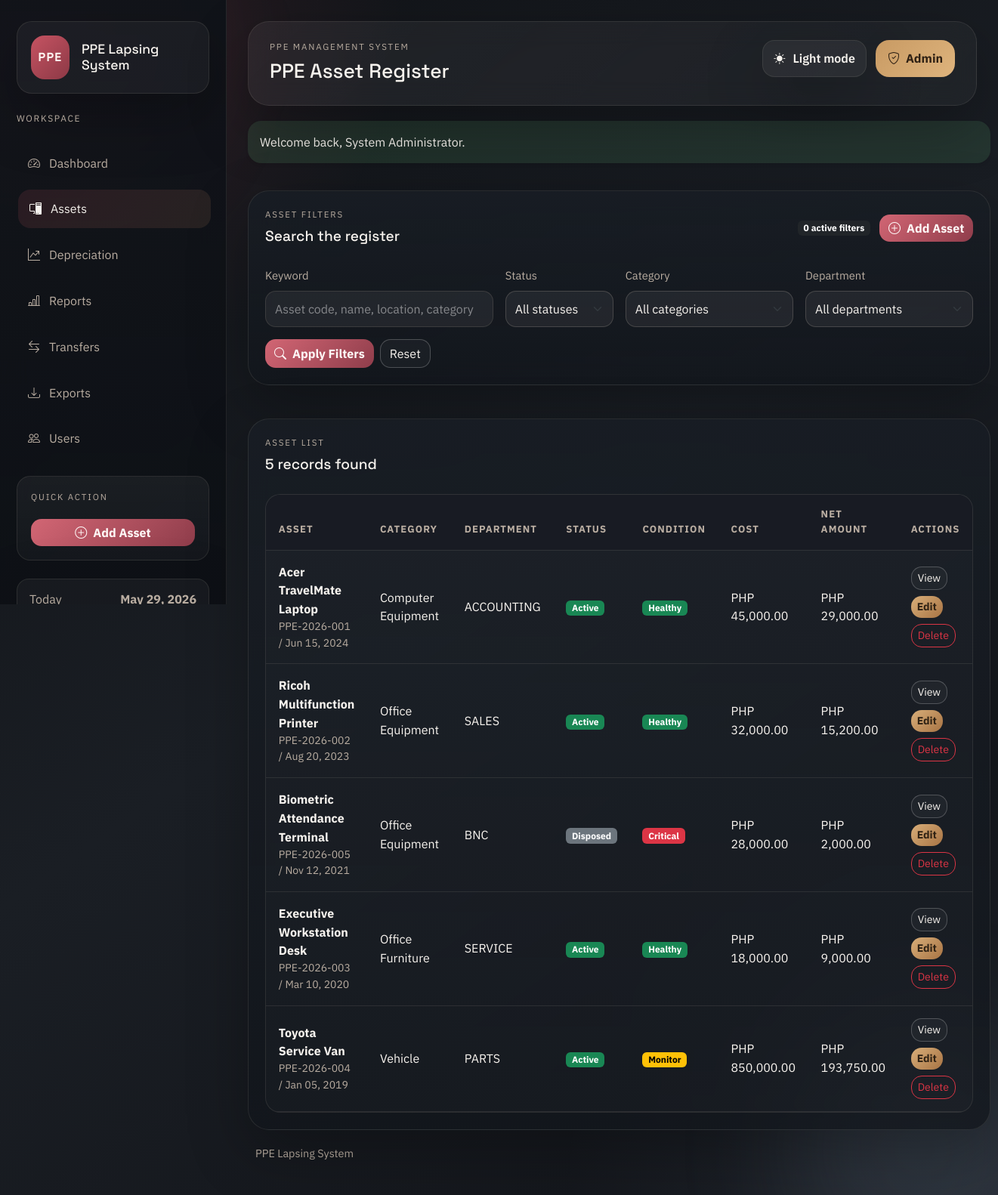
The app's page /modules/assets.php (signed in) with its own data.
### tables this page shows
CREATE TABLE IF NOT EXISTS assets (
    asset_id INT AUTO_INCREMENT PRIMARY KEY,
    asset_code VARCHAR(50) NOT NULL UNIQUE,
    asset_name VARCHAR(150) NOT NULL,
    category_id INT NULL,
    department_id INT NULL,
    acquisition_date DATE NOT NULL,
    acquisition_cost DECIMAL(15,2) NOT NULL,
    additional_amount DECIMAL(15,2) DEFAULT 0,
    salvage_value DECIMAL(15,2) DEFAULT 0,
    useful_life INT NOT NULL,
    depreciation_method VARCHAR(50) DEFAULT 'Straight-line',
    location VARCHAR(150) DEFAULT NULL,
    status ENUM('Active', 'Disposed', 'Fully Depreciated') DEFAULT 'Active',
    remarks TEXT DEFAULT NULL,
    created_at TIMESTAMP DEFAULT CURRENT_TIMESTAMP,
    INDEX idx_assets_status (status),
    INDEX idx_assets_category (category_id),
    INDEX idx_assets_department (department_id),
    CONSTRAINT fk_assets_category
        FOREIGN KEY (category_id) REFERENCES categories(category_id),
    CONSTRAINT fk_assets_department
        FOREIGN KEY (department_id) REFERENCES departments(department_id)
);

CREATE TABLE IF NOT EXISTS categories (
    category_id INT AUTO_INCREMENT PRIMARY KEY,
    category_name VARCHAR(100) NOT NULL,
    UNIQUE KEY uq_category_name (category_name)
);

CREATE TABLE IF NOT EXISTS departments (
    department_id INT AUTO_INCREMENT PRIMARY KEY,
    department_name VARCHAR(100) NOT NULL,
    UNIQUE KEY uq_department_name (department_name)
);

### includes/auth.php (called while the page is built, shortened)
<?php
function current_user(): ?array
{
    return isset($_SESSION['auth_user']) && is_array($_SESSION['auth_user'])
        ? $_SESSION['auth_user']
        : null;
}
function user_has_role(array|string $roles): bool
{
    $user = current_user();
    $roles = is_array($roles) ? $roles : [$roles];
    return in_array($user['role'], $roles, true);
}
function can_manage_assets(): bool
{
    return user_has_role(['Admin', 'Accounting Staff']);
}

### functions/depreciation_function.php (called while the page is built, shortened)
<?php
function fetch_assets(PDO $pdo, array $filters = []): array
{
    $sql = 'SELECT a.*, c.category_name, d.department_name
            FROM assets a
            LEFT JOIN categories c ON c.category_id = a.category_id
            LEFT JOIN departments d ON d.department_id = a.department_id
            WHERE 1=1';
    $params = [];
    $sql .= ' ORDER BY a.acquisition_date DESC, a.asset_name ASC';
    $statement = $pdo->prepare($sql);
    $statement->execute($params);
    return $statement->fetchAll() ?: [];
}
function asset_total_cost(array $asset): float
{
    return round(
        (float) ($asset['acquisition_cost'] ?? 0) + (float) ($asset['additional_amount'] ?? 0),
        2
    );
}
function calculate_annual_depreciation(float $cost, float $salvageValue, int $usefulLife): float
{
    return round(($cost - $salvageValue) / $usefulLife, 2);
}
function generate_depreciation_schedule(array $asset): array
{
    $cost = asset_total_cost($asset);
    $salvageValue = (float) ($asset['salvage_value'] ?? 0);
    $usefulLife = (int) ($asset['useful_life'] ?? 0);
    $acquisitionDate = (string) ($asset['acquisition_date'] ?? '');
    $acquisitionYear = (int) date('Y', strtotime($acquisitionDate));
    $depreciationStartYear = $acquisitionYear + 1;
    $depreciableBase = max($cost - $salvageValue, 0);
    $annualDepreciation = calculate_annual_depreciation($cost, $salvageValue, $usefulLife);
    $accumulated = 0.0;
    $schedule = [
        [
            'depreciation_year' => $acquisitionYear,
            'beginning_value' => round($cost, 2),
            'depreciation_expense' => 0.0,
            'accumulated_depreciation' => 0.0,
            'ending_value' => round($cost, 2),
        ],
    ];
    for ($index = 0; $index < $usefulLife; $index++) {
        $year = $depreciationStartYear + $index;
        $beginningValue = round($cost - $accumulated, 2);
        $remainingDepreciableBase = round($depreciableBase - $accumulated, 2);
        $expense = $index === ($usefulLife - 1)
            ? max($remainingDepreciableBase, 0)
            : min($annualDepreciation, max($remainingDepreciableBase, 0));
        $accumulated = round($accumulated + $expense, 2);
        $endingValue = round(max($cost - $accumulated, $salvageValue), 2);
        $schedule[] = [
            'depreciation_year' => $year,
            'beginning_value' => $beginningValue,
            'depreciation_expense' => round($expense, 2),
            'accumulated_depreciation' => $accumulated,
            'ending_value' => $endingValue,
        ];
    }
    return $schedule;
}
function get_asset_metrics(array $asset, ?int $year = null): array
{
    $evaluationYear = $year ?? CURRENT_YEAR;
    $cost = asset_total_cost($asset);
    $salvageValue = (float) ($asset['salvage_value'] ?? 0);
    $usefulLife = max((int) ($asset['useful_life'] ?? 0), 0);
    $annualDepreciation = calculate_annual_depreciation($cost, $salvageValue, $usefulLife);
    $schedule = generate_depreciation_schedule($asset);
    $acquisitionYear = strtotime((string) ($asset['acquisition_date'] ?? '')) !== false
        ? (int) date('Y', strtotime((string) $asset['acquisition_date']))
        : CURRENT_YEAR;
    $depreciationStartYear = $acquisitionYear + 1;
    $selectedRow = null;
    foreach ($schedule as $row) {
        if ((int) $row['depreciation_year'] <= $evaluationYear) {
            $selectedRow = $row;
        }
    }
    if ($selectedRow === null && $schedule !== [] && $evaluationYear >= (int) end($schedule)['depreciation_year']) {
        $selectedRow = end($schedule);
    }
    $elapsedYears = 0;
    if ($evaluationYear >= $depreciationStartYear && $usefulLife > 0) {
        $elapsedYears = min(($evaluationYear - $depreciationStartYear) + 1, $usefulLife);
    }
    $accumulated = $selectedRow['accumulated_depreciation'] ?? 0.0;
    $carryingAmount = $selectedRow['ending_value'] ?? $cost;
    $remainingYears = max($usefulLife - $elapsedYears, 0);
    $lifeUsedRatio = $usefulLife > 0 ? min($elapsedYears / $usefulLife, 1) : 0.0;
    $isFullyDepreciated = $usefulLife > 0 && ($carryingAmount <= ($salvageValue + 0.01) || $elapsedYears >= $usefulLife);
    $condition = 'Healthy';
    if ($isFullyDepreciated || $remainingYears === 0) {
        $condition = 'Critical';
    } elseif ($lifeUsedRatio >= 0.8 || $remainingYears <= 1) {
        $condition = 'Monitor';
    }
    $metrics = [
        'annual_depreciation' => $annualDepreciation,
        'accumulated_depreciation' => round((float) $accumulated, 2),
        'carrying_amount' => round((float) $carryingAmount, 2),
        'remaining_years' => $remainingYears,
        'elapsed_years' => $elapsedYears,
        'life_used_ratio' => round($lifeUsedRatio, 4),
        'is_fully_depreciated' => $isFullyDepreciated,
        'condition' => $condition,
        'schedule_rows' => $schedule,
        'schedule_year_start' => $schedule[0]['depreciation_year'] ?? $depreciationStartYear,
        'schedule_year_end' => $schedule !== [] ? end($schedule)['depreciation_year'] : $depreciationStartYear,
    ];
    $metrics['anomalies'] = detect_asset_anomalies($asset, $metrics);
    $metrics['anomaly_count'] = count($metrics['anomalies']);
    return $metrics;
}
function detect_asset_anomalies(array $asset, array $metrics): array
{
    $anomalies = [];
    $cost = asset_total_cost($asset);
    $salvageValue = (float) ($asset['salvage_value'] ?? 0);
    $status = (string) ($asset['status'] ?? 'Active');
    return $anomalies;
}
function hydrate_assets_with_metrics(array $assets, ?int $year = null): array
{
    foreach ($assets as &$asset) {
        $metrics = get_asset_metrics($asset, $year);
    }
    return $assets;
}

### modules/assets.php (the view, shortened to what this page needs)
<?php
$pdo = db();
$filters = [
    'q' => trim((string) request_value('q', '')),
    'status' => trim((string) request_value('status', '')),
    'category_id' => trim((string) request_value('category_id', '')),
    'department_id' => trim((string) request_value('department_id', '')),
];
$assets = hydrate_assets_with_metrics(fetch_assets($pdo, $filters));
$activeFilterCount = count(array_filter($filters, static fn (string $value): bool => $value !== ''));
require_once APP_ROOT . '/includes/header.php';
?>
<section class="shell-card mb-4">
    <div class="d-flex justify-content-between align-items-center mb-4">
        <div>
            <p class="eyebrow mb-2">Asset filters</p>
            <h2 class="section-title mb-1">Search the register</h2>
        </div>
        <div class="stack-inline">
            <span class="badge text-bg-dark"><?= e((string) $activeFilterCount) ?> active filter<?= $activeFilterCount === 1 ? '' : 's' ?></span>
            <?php if (can_manage_assets()): ?>
                <a class="btn btn-primary" href="<?= e(base_url('modules/add_asset.php')) ?>">
                    <i class="bi bi-plus-circle me-2"></i>Add Asset
                </a>
            <?php endif; ?>
        </div>
    </div>
    <form method="get" class="row g-3">
        <div class="col-lg-4">
            <label class="form-label" for="q">Keyword</label>
            <input class="form-control" id="q" name="q" value="<?= e($filters['q']) ?>" placeholder="Asset code, name, location, category">
        </div>
        <div class="col-lg-2">
            <label class="form-label" for="status">Status</label>
            <select class="form-select" id="status" name="status">
                <option value="">All statuses</option>
            </select>
        </div>
        <div class="col-lg-3">
            <label class="form-label" for="category_id">Category</label>
            <select class="form-select" id="category_id" name="category_id">
                <option value="">All categories</option>
            </select>
        </div>
        <div class="col-lg-3">
            <label class="form-label" for="department_id">Department</label>
            <select class="form-select" id="department_id" name="department_id">
                <option value="">All departments</option>
            </select>
        </div>
        <div class="col-12 d-flex gap-2">
            <button class="btn btn-primary" type="submit"><i class="bi bi-search me-2"></i>Apply Filters</button>
            <a class="btn btn-outline-light" href="<?= e(base_url('modules/assets.php')) ?>">Reset</a>
        </div>
    </form>
</section>
<section class="shell-card">
    <div class="d-flex justify-content-between align-items-center mb-4">
        <div>
            <p class="eyebrow mb-2">Asset list</p>
            <h2 class="section-title mb-1"><?= e((string) count($assets)) ?> <?= e(pluralize(count($assets), 'record')) ?> found</h2>
        </div>
    </div>
    <?php if ($assets === []): ?>
        <div class="empty-state">
            <h2 class="section-title mb-2">No matching assets</h2>
            <p class="mb-3">Try clearing one or more filters, or add a new asset if the record has not been created yet.</p>
            <div class="page-actions justify-content-center">
                <a class="btn btn-outline-light" href="<?= e(base_url('modules/assets.php')) ?>">Clear filters</a>
                <?php if (can_manage_assets()): ?>
                    <a class="btn btn-primary" href="<?= e(base_url('modules/add_asset.php')) ?>">Add Asset</a>
                <?php endif; ?>
            </div>
        </div>
    <?php else: ?>
        <div class="table-wrap">
            <table class="table align-middle">
                <thead>
                    <tr>
                        <th>Asset</th>
                        <th>Category</th>
                        <th>Department</th>
                        <th>Status</th>
                        <th>Condition</th>
                        <th>Cost</th>
                        <th>Net Amount</th>
                        <th>Actions</th>
                    </tr>
                </thead>
                <tbody>
                    <?php foreach ($assets as $asset): ?>
                        <tr>
                            <td>
                                <strong><?= e($asset['asset_name']) ?></strong>
                                <div class="text-soft small"><?= e($asset['asset_code']) ?> / <?= e(format_date((string) $asset['acquisition_date'])) ?></div>
                            </td>
                            <td><?= e((string) ($asset['category_name'] ?? 'Uncategorized')) ?></td>
                            <td><?= e((string) ($asset['department_name'] ?? 'Unassigned')) ?></td>
                            <td><span class="badge <?= e(status_badge_class((string) $asset['status'])) ?>"><?= e($asset['status']) ?></span></td>
                            <td>
                                <span class="badge <?= e(condition_badge_class((string) $asset['condition'])) ?>"><?= e($asset['condition']) ?></span>
                            </td>
                            <td><?= e(money(asset_total_cost($asset))) ?></td>
                            <td><?= e(money((float) $asset['carrying_amount'])) ?></td>
                            <td>
                                <div class="d-flex flex-wrap gap-2">
                                    <a class="btn btn-sm btn-outline-light" href="<?= e(base_url('modules/view_asset.php?asset_id=' . $asset['asset_id'])) ?>">View</a>
                                    <?php if (can_manage_assets()): ?>
                                        <a class="btn btn-sm btn-warning" href="<?= e(base_url('modules/edit_asset.php?asset_id=' . $asset['asset_id'])) ?>">Edit</a>
                                        <form method="post" class="d-inline">
                                            <button class="btn btn-sm btn-outline-danger" type="submit" data-confirm-delete="Delete this asset and its depreciation schedule?">Delete</button>
                                        </form>
                                    <?php endif; ?>
                                </div>
                            </td>
                        </tr>
                    <?php endforeach; ?>
                </tbody>
            </table>
        </div>
    <?php endif; ?>
</section>
<?php require_once APP_ROOT . '/includes/footer.php'; ?>

### records on screen
assets: asset_name "Acer TravelMate Laptop", asset_code "PPE-2026-001", acquisition_date "Jun 15, 2024", category.category_name "Computer Equipment", department.department_name "ACCOUNTING", status "Active", condition "Healthy", money(asset_total_cost($asset)) "PHP 45,000.00", carrying_amount "PHP 29,000.00"
assets: asset_name "Ricoh Multifunction Printer", asset_code "PPE-2026-002", acquisition_date "Aug 20, 2023", category.category_name "Office Equipment", department.department_name "SALES", status "Active", condition "Healthy", money(asset_total_cost($asset)) "PHP 32,000.00", carrying_amount "PHP 15,200.00"
assets: asset_name "Biometric Attendance Terminal", asset_code "PPE-2026-005", acquisition_date "Nov 12, 2021", category.category_name "Office Equipment", department.department_name "BNC", status "Disposed", condition "Critical", money(asset_total_cost($asset)) "PHP 28,000.00", carrying_amount "PHP 2,000.00"
assets: asset_name "Executive Workstation Desk", asset_code "PPE-2026-003", acquisition_date "Mar 10, 2020", category.category_name "Office Furniture", department.department_name "SERVICE", status "Active", condition "Healthy", money(asset_total_cost($asset)) "PHP 18,000.00", carrying_amount "PHP 9,000.00"
assets: asset_name "Toyota Service Van", asset_code "PPE-2026-004", acquisition_date "Jan 05, 2019", category.category_name "Vehicle", department.department_name "PARTS", status "Active", condition "Monitor", money(asset_total_cost($asset)) "PHP 850,000.00", carrying_amount "PHP 193,750.00"

### other values on screen
APP_NAME "PPE Lapsing System"
$item['label'] "Dashboard"
$item['label'] "Assets"
$item['label'] "Depreciation"
$item['label'] "Reports"
$item['label'] "Transfers"
$item['label'] "Exports"
$item['label'] "Users"
$pageHeading "PPE Asset Register"
$loggedInUser['role'] "Admin"
$message['message'] "Welcome back, System Administrator."
$activeFilterCount "0"
count($assets) "5"
pluralize(count($assets), 'record') "records"
